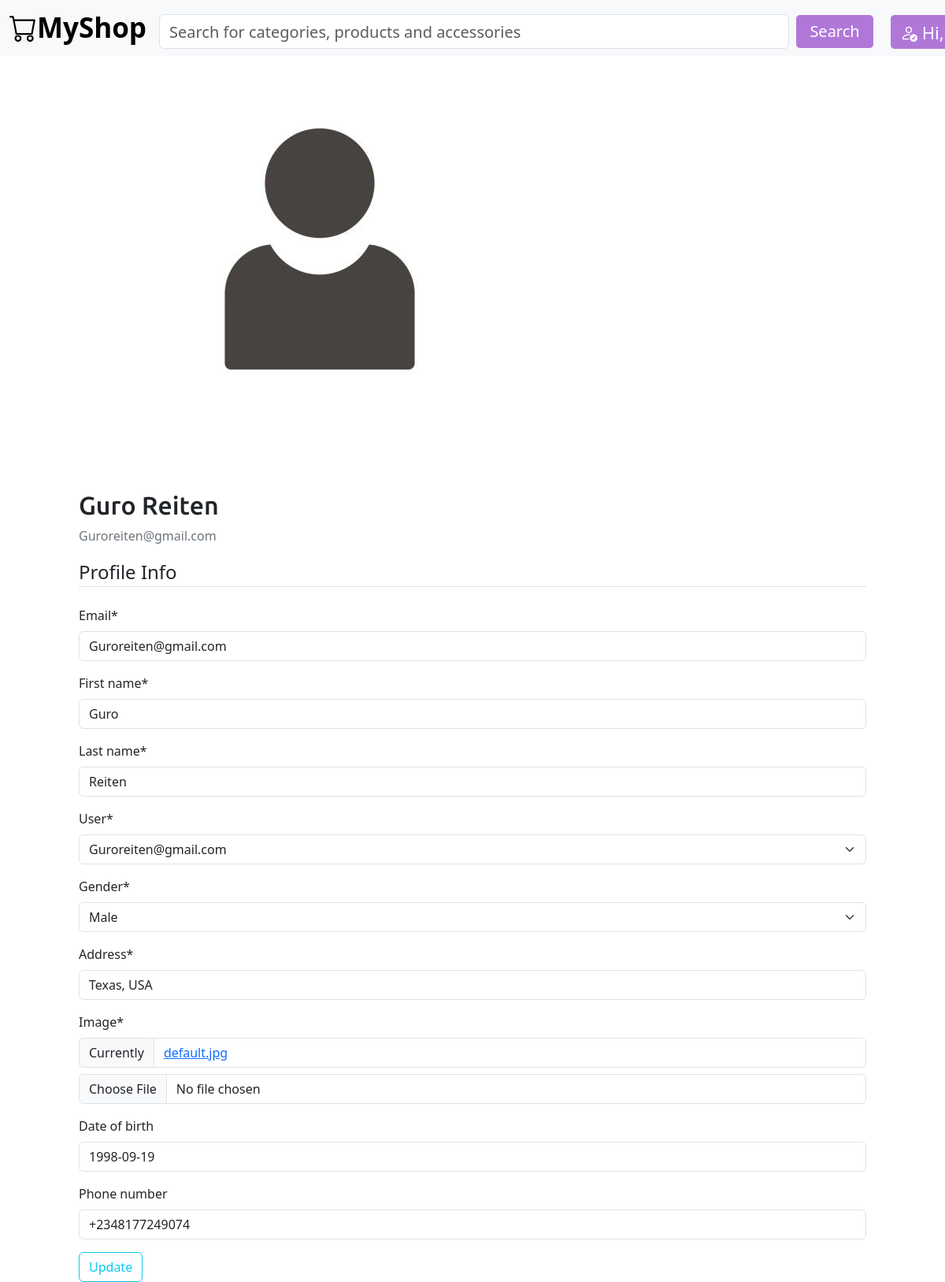
/profile/ (signed in), run on the app's committed database.
### users/models.py (models this page shows, shortened)
class CustomUser(AbstractUser, PermissionsMixin):
    email = models.EmailField(unique=True, null=False,)
    first_name = models.CharField(max_length=30)
    last_name = models.CharField(max_length=30)
    date_joined = models.DateTimeField(default=timezone.now)
    is_active = models.BooleanField(default=True)
    username = None
    objects = CustomUserManager()
    USERNAME_FIELD = 'email'
    REQUIRED_FIELDS = []
    class Meta:
        ordering= ['email']
        indexes=[
            models.Index(fields=['email'])
        ]
        verbose_name= 'user'
        verbose_name_plural= 'users'
    def __str__(self):
        return self.email

class CustomProfile(models.Model):
    class GenderStatus(models.TextChoices):
        MALE= 'M', 'Male'
        FEMALE= 'F', 'Female'
    user= models.OneToOneField(CustomUser,
                               on_delete=models.CASCADE,)
    gender= models.CharField(max_length=1,
                             choices=GenderStatus.choices,
                             default=GenderStatus.MALE)
    address= models.CharField(max_length=250,
                              null=True)
    image= models.ImageField(upload_to= 'profile_pics',
                             default= 'default.jpg')
    date_of_birth= models.DateField(null=True,
                                    blank=True)
    phone_number = PhoneNumberField(blank= True)
    updated= models.DateTimeField(auto_now=True,)
    class Meta:
        ordering= ['-updated']
        indexes=[
            models.Index(fields=['-updated'])
        ]
        verbose_name= 'profile'
        verbose_name_plural= 'profiles'

### users/views.py (the view)
# urls.py: path('profile/', views.user_profile, name='profile')
@login_required
def user_profile(request):
    if request.method== "POST":
        user_form= UserUpdateForm(request.POST, instance= request.user)
        profile_form= ProfileUpdateForm(request.POST,
                                        request.FILES,
                                        instance=request.user.customprofile)
        if user_form.is_valid() and profile_form.is_valid():
            user_form.save()
            profile_form.save()
            messages.success(request, f'Account updated successfully!')
            return redirect('users:profile')
    else:
        user_form= UserUpdateForm(instance=request.user)
        profile_form= ProfileUpdateForm(instance=request.user.customprofile)
    return render(request,
                  'users/profile.html',
                  {'user_form': user_form,
                   'profile_form': profile_form})

### users/forms.py
class UserUpdateForm(forms.ModelForm):
    class Meta:
        model= CustomUser
        fields= ['email', 'first_name', 'last_name']

class ProfileUpdateForm(forms.ModelForm):
    class Meta:
        model = CustomProfile
        exclude= ['updated']

### cart/cart.py (called while the page is built)
    def __len__(self):
        return sum(item['quantity'] for item in self.cart.values())

### cart/context_processors.py (called while the page is built)
def cart(request):
    return {'cart': Cart(request)}

### users/templates/users/profile.html (shortened to what this page needs)
{% extends "shop/base.html" %}
{% load crispy_forms_tags %}
{% block content %}
<div class="content-section">
  <div class="media">
    <img class="rounded-circle account-img" src="{{ user.customprofile.image.url }}">
    <div class="media-body">
      <h2 class="account-heading">{{ user.first_name }} {{ user.last_name }}</h2>
      <p class="text-secondary">{{ user.email }}</p>
    </div>
  </div>
  <form action="" method="POST" enctype="multipart/form-data">
        <fieldset class="form-group">
            <legend class="border-bottom mb-4">Profile Info</legend>
            {{ user_form|crispy }}
            {{ profile_form|crispy }}
        </fieldset>
        <div class="form-group">
            <button class="btn btn-outline-info" type="submit
            ">Update</button>
        </div>
    </form>
</div>
{% endblock content%}

### shop/static/css/style.css (style rules this page uses)
body { margin:0; padding:0; font-family:helvetica, sans-serif; }
h1, h2, h3, h4, h5 , h6 { font-family: 'Ubuntu', sans-serif; font-weight:normal; }
a { text-decoration:none; color:#5993bb; }

### data on the page
CustomUser: customprofile.image (placeholder picture), first_name "Guro", last_name "Reiten", email "Guroreiten@gmail.com"
CustomProfile: user "Guroreiten@gmail.com", gender "Male", address "Texas, USA", date_of_birth "1998-09-19", phone_number "+2348177249074"
